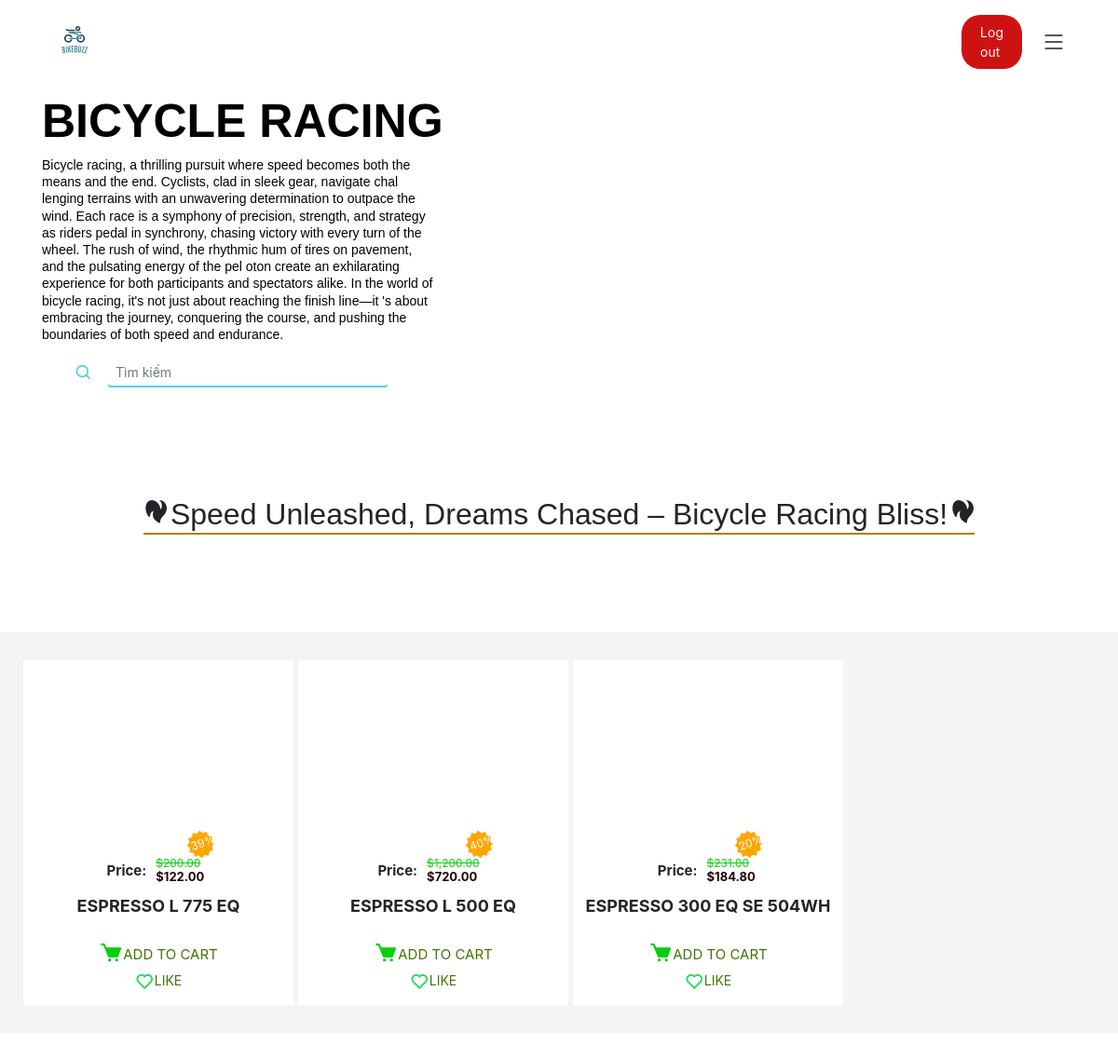
The app's page /cart/bicycleracing.php with its own data.
### tables this page shows
CREATE TABLE `bikes` (
  `bike_id` int(11) NOT NULL,
  `bike_name` varchar(255) NOT NULL,
  `frame` varchar(255) NOT NULL,
  `frame_size` varchar(10) NOT NULL,
  `fork` varchar(255) NOT NULL,
  `derailleur` varchar(255) NOT NULL,
  `brakes` varchar(255) NOT NULL,
  `price` decimal(10,2) NOT NULL,
  `image_url` varchar(255) NOT NULL,
  `admin_id` int(11) DEFAULT NULL,
  `vehicle_type` varchar(255) NOT NULL,
  `discounted_price` decimal(10,2) NOT NULL,
  `sample_image_url` varchar(255) NOT NULL,
  `quantity` int(11) NOT NULL,
  `product_description` text DEFAULT NULL,
  `sale` decimal(5,2) DEFAULT 0.00
);

### cart/bicycleracing.php (the view, shortened to what this page needs)
<!DOCTYPE html>
<html lang="en">
<head>
    <link rel="stylesheet" href="cart.css">
    <link href="../assets/vendor/bootstrap/css/bootstrap.min.css" rel="stylesheet">
    <link href="../assets/vendor/bootstrap-icons/bootstrap-icons.css" rel="stylesheet">
    <link href="../assets/vendor/aos/aos.css" rel="stylesheet">
    <link href="../assets/vendor/glightbox/css/glightbox.min.css" rel="stylesheet">
    <link href="../assets/vendor/swiper/swiper-bundle.min.css" rel="stylesheet">
    <link href="../assets/css/main.css" rel="stylesheet">
    <link rel="stylesheet" href="https://cdn.jsdelivr.net/npm/aos@2.3.4/dist/aos.css" />
    <link rel="stylesheet" href="bike.js">
    <link href='https://unpkg.com/boxicons@2.1.4/css/boxicons.min.css' rel='stylesheet'>
    <link href="https://unpkg.com/aos@2.3.1/dist/aos.css" rel="stylesheet">
    <link rel="stylesheet" href="https://maxcdn.bootstrapcdn.com/bootstrap/4.0.0/css/bootstrap.min.css">
    <link href="https://cdn.jsdelivr.net/npm/bootstrap@5.2.3/dist/css/bootstrap.min.css" rel="stylesheet">
    <link rel="stylesheet" href="https://cdnjs.cloudflare.com/ajax/libs/font-awesome/6.5.1/css/all.min.css">
<link rel="stylesheet" href="https://stackpath.bootstrapcdn.com/bootstrap/4.3.1/css/bootstrap.min.css">
  </head>
<body>
    <header id="header" class="header fixed-top d-flex align-items-center">
        <div class="container d-flex align-items-center justify-content-between">
            <a href="../index.html" class="logo d-flex align-items-center me-auto me-lg-0">
                <img src="../assets/img/logobikebuzz.png" alt="bikebuzz">
            </a>
            <a class="btn-book" href="../login/logout.php">Log out</a>
            <i class="mobile-nav-toggle mobile-nav-show bi bi-list"></i>
        </div>
    </header>
    <?php
require 'connect.php';
?>
<div class="container-fluid mt-3  " style="padding-left: 0; padding-right: 0; margin-left: 0px; margin-right: 0px;">
        <div class="container-fluid px-0">
          <div class="row mx-0" style="margin-top: 80px;">
            <div class="content  col-xl-5 text-black" >
              <h1 >BICYCLE RACING</h1>
              <p >
              Bicycle racing, a thrilling pursuit where speed becomes both the means and the end. Cyclists, clad in sleek gear, navigate chal
              lenging terrains with an unwavering determination to outpace the wind. Each race is a symphony of precision, strength, and strategy as riders pedal
              in synchrony, chasing victory with every turn of the wheel. The rush of wind, the rhythmic hum of tires on pavement, and the pulsating energy of the pel
              oton create an exhilarating experience for both participants and spectators alike. In the world of bicycle racing, it's not just about reaching the finish line—it
              's about embracing the journey, conquering the course, and pushing the boundaries of both speed and endurance.
            </p>
              <form id="searchForm" class="form-inline d-flex justify-content-center md-form form-sm active-cyan active-cyan-2 mt-2" method="GET">
                  <div id="searchContainer" style="display: flex; align-items: center;">
                      <i id="searchIcon" class='bx bx-search' style='color:#4dd0e1; font-size: 20px; cursor: pointer;' tabindex="0"></i>
                      <input id="searchInput" name="search" class="form-control form-control-sm ml-3 w-75" type="text" placeholder="Tìm kiếm" aria-label="Tìm kiếm">
                  </div>
              </form>
            </div>
          </div>
        </div>
      </div>
      <div class="swiper mySwiper" style="margin-top: 50px;">
      <div data-aos="fade-up" data-aos-duration="3000">
          <div class="hot">
              <h2><i class='bx bxs-hot bx-fade-down bx-rotate-180'></i>Speed Unleashed, Dreams Chased – Bicycle Racing Bliss!<i
                      class='bx bxs-hot bx-fade-down bx-rotate-180'></i></h2>
          </div>
      </div>
<div class="layout-bike">
  <div class="container-fluid">
    <div class="row d-flex flex-wrap">
      <?php
      $conn = new mysqli($servername, $username, $password, $dbname);
      $sql = "SELECT bike_name, frame, frame_size, fork, derailleur, brakes,image_url, price,discounted_price, sale, bike_id  FROM bikes";
    $sql .= " WHERE vehicle_type = 'Bicycle racing'";
      $result = $conn->query($sql);
      if ($result->num_rows > 0) {
          while ($row = $result->fetch_assoc()) {
              echo '<div class="col-12 col-sm-6 col-md-4 col-lg-3 col-xl-3  searchable-bike ">';
              echo '  <div class="card-bike">';
              echo '    <div class="header-bike">';
              echo '      <div class="color-bike">';
              echo '        <h4>Price:</h4>';
              echo '<div class="circle">';
              if (floatval($row["sale"]) != 0.00) {
                  echo '    <div class="price-wrapper">';
                  echo '        <span class="sale-icon-wrapper">';
                  echo '            <span class="sale-icon"> ' . intval($row["sale"]) . '%</span>';
                  echo '        </span>';
                  echo '        <span class="price">$' . number_format($row["price"], 2) . '</span>';
                  echo '    </div>';
              }
              echo '    <span class="discounted-price" >$' . number_format($row["discounted_price"], 2, '.',' ') . '</span>';
              echo '</div>';
              echo '</div>';
              echo '      <div class="text-bike addToCartButton" data-bike-id="' . $row["bike_id"] . '">' ;
              echo '        <h3>' . $row["bike_name"] . '</h3>';
              echo '      </div>';
              echo '    </div>';
              echo '    <div class="button-bike">';
              echo '<div class="love addToCartButton" data-bike-id="' . $row["bike_id"] . '">';
              echo '        <i class="bx bxs-cart" style="color:#07d00b; font-size: 26px; margin-bottom: 20px;" ></i>';
              echo '        <p class="watchlist-text" >ADD TO CART</p>';
              echo '      </div>';
              echo '      <div class="chon">';
              echo '        <i class="bx bx-heart" style="color:#18dd50; font-size: 21px; margin-bottom: 3px;"></i>';
              echo '        <p class="select-text">LIKE</p>';
              echo '      </div>';
              echo '    </div>';
              echo '  </div>';
              echo '</div>';
          }
      } else {
          echo "Không có dữ liệu";
      }
      ?>
    </div>
  </div>
</div>
</body>
</html>

### cart/cart.css (style rules this page uses)
.layout-bike { width: 100%; margin: 30px auto ; background-color: #f5f4f4; }
body { background-color: aquamarine; }
.container-fluid { margin-top: 100px; }
.card-bike { position: relative; min-width: 290px; max-width: 320px; height: 370px; background-color: white; border: 2px solid rgb(43, 40, 40)212; padding: 10px; margin: 30px auto ; }
.color-bike>h4 { font-weight: 600; }
.text-bike { position: relative; z-index: 2; display: flex; justify-content: center; margin-top: 25px; }
.text-bike h3 { font-weight: 750; font-size: 18px; text-transform: uppercase; }
.header-bike { position: absolute; margin-top: 65%; left: 0; z-index: 1; width: 100%; transition: filter 0.3s ease-in-out; margin-bottom: -10%; }
.button-bike { position: absolute; bottom: 0; left: 0; width: 100%; z-index: 1; margin-top: -10px; transition: filter 0.3s ease-in-out; }
.chon i, .chon p { color: rgb(68, 115, 6); display: inline-block; vertical-align: middle; }
.color-bike h4 { font-weight: 750; margin: 5px; font-size: 15px; }
.chon p { font-size: 14px; margin-top: 11px; }
.color-bike { margin-top: 10px; margin-bottom: -15px; margin-left: 20%; margin-right: 20%; display: flex; align-items: center; justify-content: center; }
.circle { position: relative; margin: 0px 5px; }
.love { margin-bottom: -25px; color: rgb(68, 115, 6); display: flex; justify-content: center; align-items: center; font-size: 15px; }
.love i { margin-bottom: 6px; color: rgb(68, 115, 6); }
.chon { margin-top: -5px; display: flex; justify-content: center; align-items: center; }
.price-wrapper { display: flex; align-items: flex-start; position: relative; margin-bottom: -8px; }
.price { font-size: 12px; font-weight: 400; color: #07d00b; text-decoration: line-through; margin-right: 10px; }
.sale-icon-wrapper { position: absolute; top: 0; right: 0; }
.discounted-price { font-size: 13px; color: #200101; font-weight: bold; margin-top: -10px; }
.content { width: 40%; }
.content h1 { font-size: 65px; font-weight: 550; font-family: Helvetica; }
.content p { line-height: 1.3; font-size: 13px; }
.container-fluid.px-0 { padding-left: 0; padding-right: 0; }
.container-fluid { margin-left: 0px; margin-right:0px ; }
.row { margin: 50px 0px; }
img { width: 100%; height: 90%; }
.content { margin: 40px 0px 10px 0px }
@media screen and ( min-width:900px) and (max-width: 1200px) { .row { flex-grow: 1; margin-left: -20px; } }
@media screen and ( min-width:900px) and (max-width: 1200px) { .content,img { width: 100%; } }
@media screen and ( min-width:900px) and (max-width: 1200px) { .content p { max-width: 90%; font-size: 14px; font-family: Helvetica; } }
@media screen and ( min-width:900px) and (max-width: 1200px) { .content h1 { font-size: 50px; } }
@media screen and ( min-width:900px) and (max-width: 1200px) { .content { margin: 20px 0px 20px 30px ; } }
.swiper { width: 100%; }
.hot { font-size: 20px; text-align: center; margin-top: 4%; margin-bottom: 6%; font-family: 'Francois One', sans-serif; font-family: 'Kanit', sans-serif; }
.hot h2 { display: inline-block; position: relative; text-decoration: none; }
.hot h2::after { content: ""; display: block; height: 2px; width: calc(100% - 0.2em); background-color: rgb(176, 126, 0); position: absolute; bottom: -3px; left: 0.1em; animation: move 3s linear infinite; }
.active-cyan input.form-control[type=text] { border-bottom: 1px solid #4dd0e1; box-shadow: 0 1px 0 0 #4dd0e1; }
.form-inline input { border: none; width: 50px; height: 30px; }
.row { margin: 10px -5px!important; }
#searchContainer { width: 400px; }

### records on screen
bikes: sale "39", price "200.00", discounted_price "122.00", bike_name "ESPRESSO L 775 EQ"
bikes: sale "40", price "1,200.00", discounted_price "720.00", bike_name "ESPRESSO L 500 EQ"
bikes: sale "20", price "231.00", discounted_price "184.80", bike_name "ESPRESSO 300 EQ SE 504WH"
